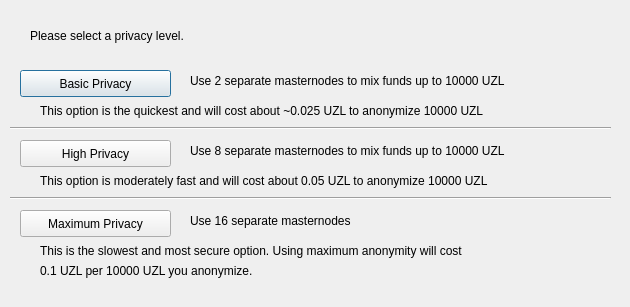
<?xml version="1.0" encoding="UTF-8"?>
<ui version="4.0">
 <class>ObfuscationConfig</class>
 <widget class="QDialog" name="ObfuscationConfig">
  <property name="geometry">
   <rect>
    <x>0</x>
    <y>0</y>
    <width>630</width>
    <height>307</height>
   </rect>
  </property>
  <property name="windowTitle">
   <string>Configure Obfuscation</string>
  </property>
  <widget class="QPushButton" name="buttonBasic">
   <property name="geometry">
    <rect>
     <x>20</x>
     <y>70</y>
     <width>151</width>
     <height>27</height>
    </rect>
   </property>
   <property name="text">
    <string>Basic Privacy</string>
   </property>
  </widget>
  <widget class="QPushButton" name="buttonHigh">
   <property name="geometry">
    <rect>
     <x>20</x>
     <y>140</y>
     <width>151</width>
     <height>27</height>
    </rect>
   </property>
   <property name="text">
    <string>High Privacy</string>
   </property>
  </widget>
  <widget class="QPushButton" name="buttonMax">
   <property name="geometry">
    <rect>
     <x>20</x>
     <y>210</y>
     <width>151</width>
     <height>27</height>
    </rect>
   </property>
   <property name="text">
    <string>Maximum Privacy</string>
   </property>
  </widget>
  <widget class="QLabel" name="label">
   <property name="geometry">
    <rect>
     <x>30</x>
     <y>20</y>
     <width>571</width>
     <height>31</height>
    </rect>
   </property>
   <property name="text">
    <string>Please select a privacy level.</string>
   </property>
  </widget>
  <widget class="QLabel" name="label_2">
   <property name="geometry">
    <rect>
     <x>190</x>
     <y>70</y>
     <width>421</width>
     <height>21</height>
    </rect>
   </property>
   <property name="text">
    <string>Use 2 separate masternodes to mix funds up to 10000 UZL</string>
   </property>
  </widget>
  <widget class="QLabel" name="label_3">
   <property name="geometry">
    <rect>
     <x>190</x>
     <y>140</y>
     <width>411</width>
     <height>21</height>
    </rect>
   </property>
   <property name="text">
    <string>Use 8 separate masternodes to mix funds up to 10000 UZL</string>
   </property>
  </widget>
  <widget class="QLabel" name="label_4">
   <property name="geometry">
    <rect>
     <x>190</x>
     <y>210</y>
     <width>421</width>
     <height>21</height>
    </rect>
   </property>
   <property name="text">
    <string>Use 16 separate masternodes</string>
   </property>
  </widget>
  <widget class="QLabel" name="label_6">
   <property name="geometry">
    <rect>
     <x>40</x>
     <y>100</y>
     <width>561</width>
     <height>21</height>
    </rect>
   </property>
   <property name="text">
    <string>This option is the quickest and will cost about ~0.025 UZL to anonymize 10000 UZL</string>
   </property>
  </widget>
  <widget class="QLabel" name="label_7">
   <property name="geometry">
    <rect>
     <x>40</x>
     <y>170</y>
     <width>561</width>
     <height>21</height>
    </rect>
   </property>
   <property name="text">
    <string>This option is moderately fast and will cost about 0.05 UZL to anonymize 10000 UZL</string>
   </property>
  </widget>
  <widget class="QLabel" name="label_8">
   <property name="geometry">
    <rect>
     <x>40</x>
     <y>240</y>
     <width>561</width>
     <height>21</height>
    </rect>
   </property>
   <property name="text">
    <string>This is the slowest and most secure option. Using maximum anonymity will cost</string>
   </property>
  </widget>
  <widget class="QLabel" name="label_9">
   <property name="geometry">
    <rect>
     <x>40</x>
     <y>260</y>
     <width>561</width>
     <height>21</height>
    </rect>
   </property>
   <property name="text">
    <string>0.1 UZL per 10000 UZL you anonymize.</string>
   </property>
  </widget>
  <widget class="Line" name="line">
   <property name="geometry">
    <rect>
     <x>10</x>
     <y>120</y>
     <width>601</width>
     <height>16</height>
    </rect>
   </property>
   <property name="orientation">
    <enum>Qt::Horizontal</enum>
   </property>
  </widget>
  <widget class="Line" name="line_2">
   <property name="geometry">
    <rect>
     <x>10</x>
     <y>190</y>
     <width>601</width>
     <height>16</height>
    </rect>
   </property>
   <property name="orientation">
    <enum>Qt::Horizontal</enum>
   </property>
  </widget>
 </widget>
 <resources/>
 <connections/>
</ui>
